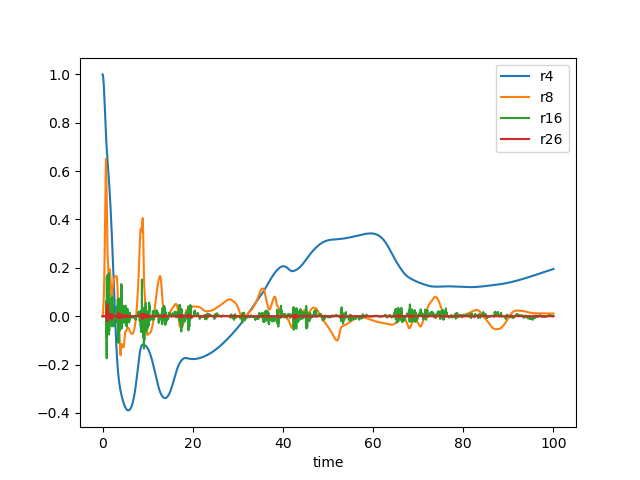

Source code (Python):
import pandas as pd
import matplotlib.pyplot as plt

df = pd.read_csv("goy.csv").set_index("time")

df[["r4", "r8", "r16", "r26"]].plot()
plt.savefig("GOY.png")
plt.clf()

(df**2).mean().plot()
plt.yscale("log")
plt.savefig("error.png")
